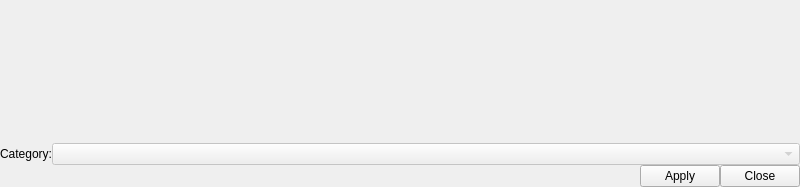
<?xml version="1.0" encoding="UTF-8"?>
<ui version="4.0">
 <class>notification_dummy</class>
 <widget class="QMainWindow" name="notification_dummy">
  <property name="geometry">
   <rect>
    <x>0</x>
    <y>0</y>
    <width>800</width>
    <height>187</height>
   </rect>
  </property>
  <property name="windowTitle">
   <string>Set position and size</string>
  </property>
  <widget class="QWidget" name="centralwidget">
   <layout class="QVBoxLayout" name="verticalLayout">
    <property name="spacing">
     <number>0</number>
    </property>
    <property name="leftMargin">
     <number>0</number>
    </property>
    <property name="topMargin">
     <number>0</number>
    </property>
    <property name="rightMargin">
     <number>0</number>
    </property>
    <property name="bottomMargin">
     <number>0</number>
    </property>
    <item>
     <widget class="QLabel" name="labelMessage">
      <property name="sizePolicy">
       <sizepolicy hsizetype="Preferred" vsizetype="Expanding">
        <horstretch>0</horstretch>
        <verstretch>0</verstretch>
       </sizepolicy>
      </property>
      <property name="text">
       <string/>
      </property>
      <property name="wordWrap">
       <bool>true</bool>
      </property>
     </widget>
    </item>
    <item>
     <layout class="QHBoxLayout" name="horizontalLayout">
      <property name="spacing">
       <number>0</number>
      </property>
      <item>
       <widget class="QLabel" name="labelCategory">
        <property name="text">
         <string>Category:</string>
        </property>
       </widget>
      </item>
      <item>
       <widget class="QComboBox" name="comboBoxCategories">
        <property name="enabled">
         <bool>false</bool>
        </property>
        <property name="sizePolicy">
         <sizepolicy hsizetype="Expanding" vsizetype="Fixed">
          <horstretch>0</horstretch>
          <verstretch>0</verstretch>
         </sizepolicy>
        </property>
       </widget>
      </item>
     </layout>
    </item>
    <item>
     <layout class="QHBoxLayout" name="horizontalLayout_2">
      <property name="spacing">
       <number>0</number>
      </property>
      <item>
       <spacer name="horizontalSpacer">
        <property name="orientation">
         <enum>Qt::Horizontal</enum>
        </property>
        <property name="sizeHint" stdset="0">
         <size>
          <width>40</width>
          <height>20</height>
         </size>
        </property>
       </spacer>
      </item>
      <item>
       <widget class="QPushButton" name="pushButtonApply">
        <property name="text">
         <string>Apply</string>
        </property>
       </widget>
      </item>
      <item>
       <widget class="QPushButton" name="pushButtonClose">
        <property name="text">
         <string>Close</string>
        </property>
       </widget>
      </item>
     </layout>
    </item>
   </layout>
  </widget>
 </widget>
 <resources/>
 <connections/>
</ui>
